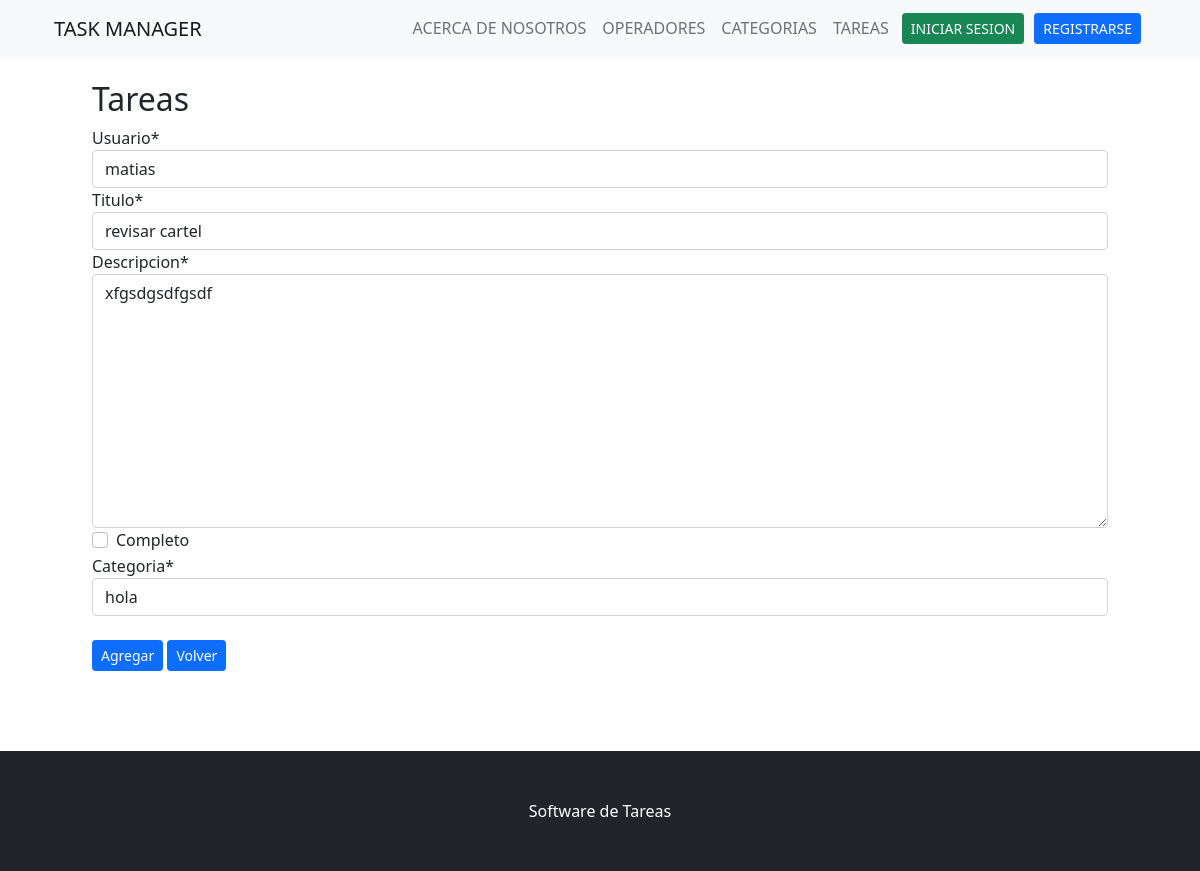
/editar_tarea/4 (signed in), run on the app's committed database.
### app_tareas/models.py (models this page shows, shortened)
class Tarea(models.Model):
    usuario = models.ForeignKey(User,null=False, on_delete=models.CASCADE)
    titulo = models.CharField(max_length=200,null=False)
    descripcion = models.TextField(null=False)
    completo = models.BooleanField(default=False)
    creado = models.DateTimeField(auto_now_add=True)
    categoria = models.ForeignKey(Categoria,null=False,on_delete=models.PROTECT)
    class Meta:
        ordering = ['completo']

### app_tareas/views.py (the view)
# urls.py: path('editar_tarea/<int:pk>', EditarTarea.as_view(), name ='editar_tarea'),
class EditarTarea(LoginRequiredMixin,UpdateView):
    model = Tarea
    fields = '__all__'
    success_url = reverse_lazy('tareas')
    template_name = 'app_tareas/tareas/form_tarea.html'

### app_tareas/models.py (called while the page is built)
    def __str__(self):
        return self.descripcion

### app_tareas/templates/app_tareas/tareas/form_tarea.html (shortened to what this page needs)
{% extends 'app_tareas/plantilla_base.html' %}
{% load crispy_forms_tags %}
{% block contenido %}
<div class='container'>
    <h2>Tareas</h2>
    <form action="" class="formulario_tareas" method="POST">
        <div class="row">
            <div class="col">
                {{ form | crispy}}
            </div>
        </div>
        <br>
        <button type="submit" , id="btnEnviar", class="btn btn-primary btn-sm">Agregar</button>
        <a href="{% url 'tareas' %}" class="btn btn-primary btn-sm">Volver</a>
    </form>
</div>
{% endblock contenido %}

### data on the page
Tarea: usuario "matias", titulo "revisar cartel", descripcion "xfgsdgsdfgsdf", categoria "hola"
